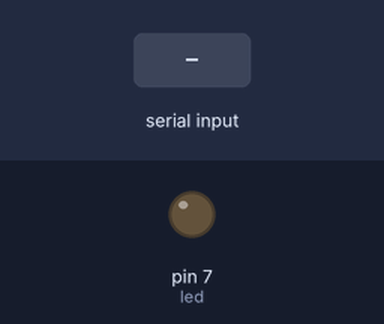
This sketch was run on a simulated Arduino Uno, built with avr-gcc and run on an emulated ATmega328P. On the bench: output pins drawn as LEDs (lit = HIGH). Inputs (shaded band) come from the test bench.

Above: at 1.2 s.
1.3 s: "1" received over Serial
At 2.5 s:
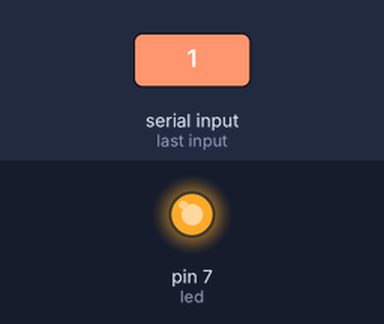
2.8 s: "0" received over Serial
At 3.8 s:
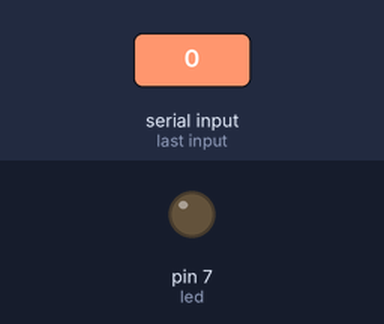
Timing chart, 0 to 5.8 s (numbered marks = the images above; inputs shaded):
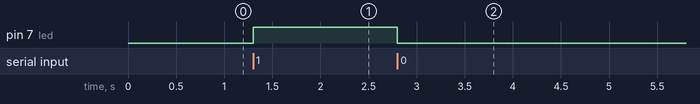

Measured:
- after the input at 1.3 s, pin 7 (led): LOW → HIGH at once
- after the input at 2.8 s, pin 7 (led): HIGH → LOW at once

The sketch:

controlador.ino
```cpp
int led       = 7;
int numero = -5;

void setup() {
 Serial.begin(9600);
 pinMode(led, OUTPUT);
}

void loop() {
  if (Serial.available() > 0){
    numero = Serial.read();
  }
    if (numero > 0 ){
      if (numero == '1'){
          digitalWrite(led, HIGH);
          delay(500);
        }else if(numero == '0'){
          digitalWrite(led, LOW);
          delay(500);
          }
          numero = -5;
    }
}
```
